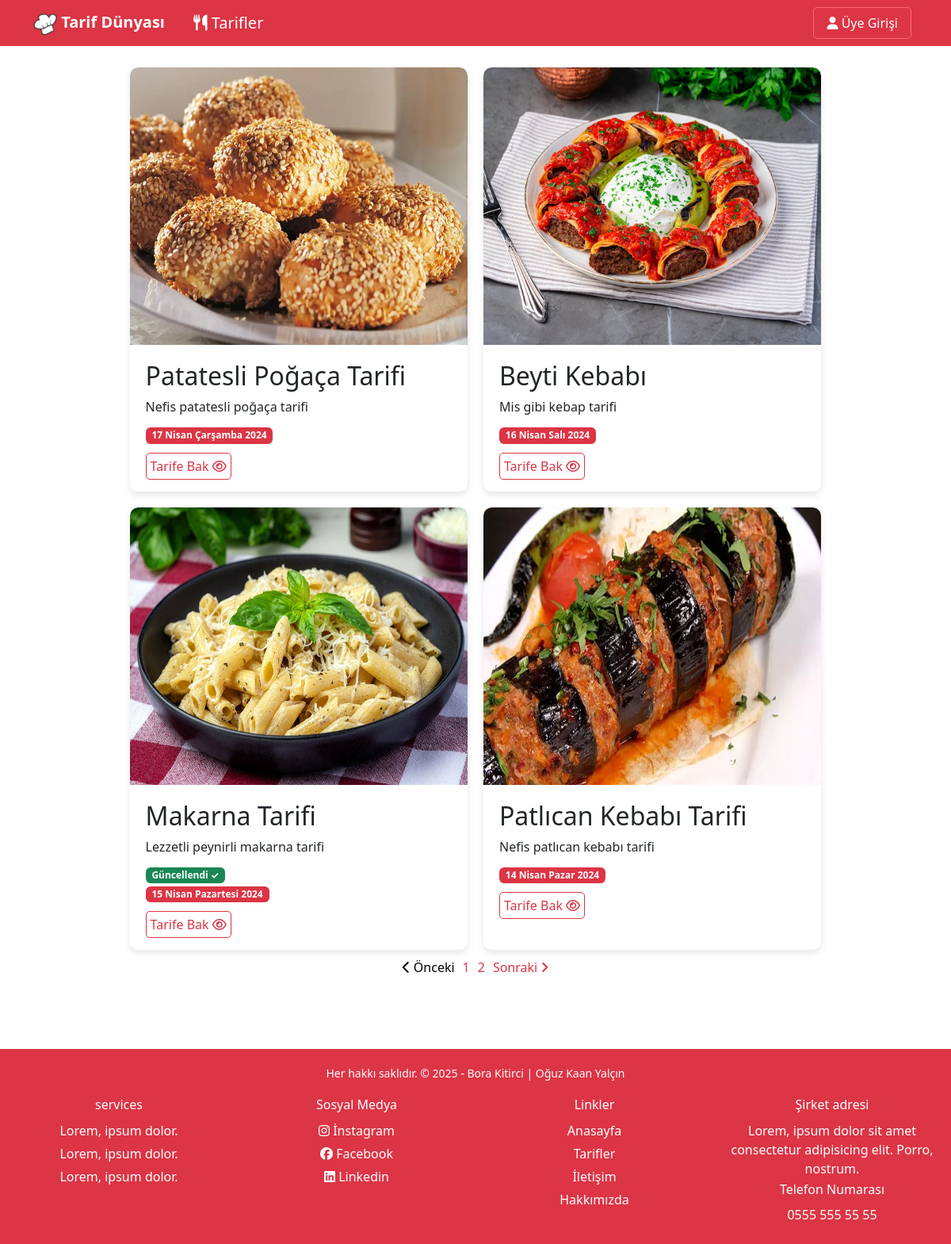
The page / on the database its author committed.
### foodMain/models.py (models this page shows, shortened)
class Food(models.Model):
    title = models.CharField(max_length=50)
    subtitle = models.CharField(max_length=100, default="")
    description = RichTextField()
    image_url = models.CharField(max_length=50)
    date = models.DateField()
    isUpdate = models.BooleanField()
    slug = models.SlugField(default="", null=False, unique=True, db_index=True)
    categories = models.ManyToManyField(Categories)

### pages/views.py (the view)
# urls.py: path("", views.index),
def index(request):
    recipe = Food.objects.all().order_by("-date")
    kategoriler = Categories.objects.all()
    paginator = Paginator(recipe, 4)
    page = request.GET.get('page', 1)
    page_obj = paginator.page(page)
    return render(request, "foods/index.html", {
        "page_obj": page_obj,
        "categories": kategoriler
    })

### foodMain/Templates/foods/index.html (shortened to what this page needs)
{% extends "layout.html" %}
{% load static %}
{% block content %}
<div class="container">
    <div class="row justify-content-center">
       <div class="index_container">
            <div class="container2">
              <div class="card2-group">
            {% for rc in page_obj.object_list %}
            {% include "foods/partials/_tarifler.html" %}
            {% endfor %}
          </div>
        </div>
            {% if page_obj.paginator.num_pages > 1 %}
            <nav aria-label="Page navigation example">
                <ul class="pagination-world">
                    {% if page_obj.has_previous %}
                    <li class="page-item-world"><a class="page-link" href="?page={{ page_obj.previous_page_number }}"><i class="fas fa-angle-left mr-2"></i> Önceki</a></li>
                    {% else %}
                    <li class="page-item-world disabled"><a class="page-link"><i class="fa-solid fa-chevron-left"></i> Önceki</a></li>
                    {% endif %}
                    {% for i in page_obj.paginator.page_range %}
                    {% if page_obj.number == i %}
                    <li class="page-item-world"><a class="page-link" href="#">{{ i }}</a></li>
                    {% else %}
                    <li class="page-item-world"><a class="page-link" href="?page={{i}}">{{i}}</a></li>
                    {% endif %}
                    {% endfor %}
                    {% if page_obj.has_next %}
                    <li class="page-item-world"><a class="page-link" href="?page={{ page_obj.next_page_number }}">Sonraki <i class="fas fa-angle-right ml-2"></i></a></li>
                    {% else %}
                    <li class="page-item-world disabled"><a class="page-link">Sonraki <i class="fas fa-angle-right ml-2"></i></a></li>
                    {% endif %}
                </ul>
            </nav>
            {% endif %}
        </div>
</div>
</div>
{% endblock content %}
{% block footer %}
{% include "foods/partials/_footer.html" %}
{% endblock footer %}

### foodMain/Templates/foods/partials/_tarifler.html
{% load static %}
      <div class="card2">
        <img src="{% static 'foods/images/'|add:rc.image_url %}" alt="{{ rc.title }}">
        <div class="content2">
            <h2 class="title2">{{ rc.title|title }}</h2>
            <p class="description2">{{ rc.subtitle }}</p>
            <p class="date2">{% if rc.isUpdate %}
                <span class="badge bg-success">Güncellendi ✓</span><br>
                {% endif %}
                <span class="badge bg-danger">{{ rc.date|date:'d F l Y' }}</span></p>
                <a href="{% url 'recipe_details' rc.slug %}" class="tarif-button">Tarife Bak <i class="fa-regular fa-eye"></i></a>
          </div>
        </div>

### pages/static/main.css (style rules this page uses)
body { font-family: 'Segoe UI', Tahoma, Geneva, Verdana, sans-serif; margin: 0; padding: 0; }
.tarif-button { text-decoration: none; background-color: transparent; border: 1px solid rgb(220, 53, 69); color: rgb(220, 53, 69); padding: 5px; border-radius: 5px; transition: ease 0.5s all; }
@media only screen and (min-width: 1200px) { .pagination-world { display: flex; justify-content: center; list-style: none; padding: 0; color: rgb(220, 53, 69); } }
.page-item-world { margin: 0 5px; }
.page-link { color: rgb(220, 53, 69); text-decoration: none; padding: 5px 10px; border-radius: 5px; }
.page-item-world.disabled .page-link, .page-item-world.wordisabled .page-link { color: rgb(0, 0, 0); cursor: not-allowed; }
@media (min-width: 1200px) { .card2-group { display: flex; justify-content: center; flex-wrap: wrap; } }
.card2 { width: calc(40% - 20px); margin: 10px; border-radius: 10px; overflow: hidden; box-shadow: 0 4px 8px rgba(0, 0, 0, 0.1); position: relative; z-index: 1; }
.card2:nth-child(2n+1) { clear: both; }
.card2 img { width: 100%; height: 350px; border-radius: 10px 10px 0 0; }
.content2 { padding: 20px; }
.title2 { margin-top: 0; }
.description2 { margin-bottom: 10px; }
.date2 { color: #777; }
@media (min-width: 1200px) { .index_container { width: 35%; position: relative; top: 75px; } }

### rows shown on the page
Food: image_url (picture), title "Patatesli Poğaça Tarifi", subtitle "Nefis patatesli poğaça tarifi", date "17 Nisan Çarşamba 2024"
Food: image_url (picture), title "Beyti Kebabı", subtitle "Mis gibi kebap tarifi", date "16 Nisan Salı 2024"
Food: image_url (picture), title "Makarna Tarifi", subtitle "Lezzetli peynirli makarna tarifi", isUpdate "Güncellendi ✓", date "15 Nisan Pazartesi 2024"
Food: image_url (picture), title "Patlıcan Kebabı Tarifi", subtitle "Nefis patlıcan kebabı tarifi", date "14 Nisan Pazar 2024"

### other values the page prints
{{ i }} "1"
{{ i }} "2"
